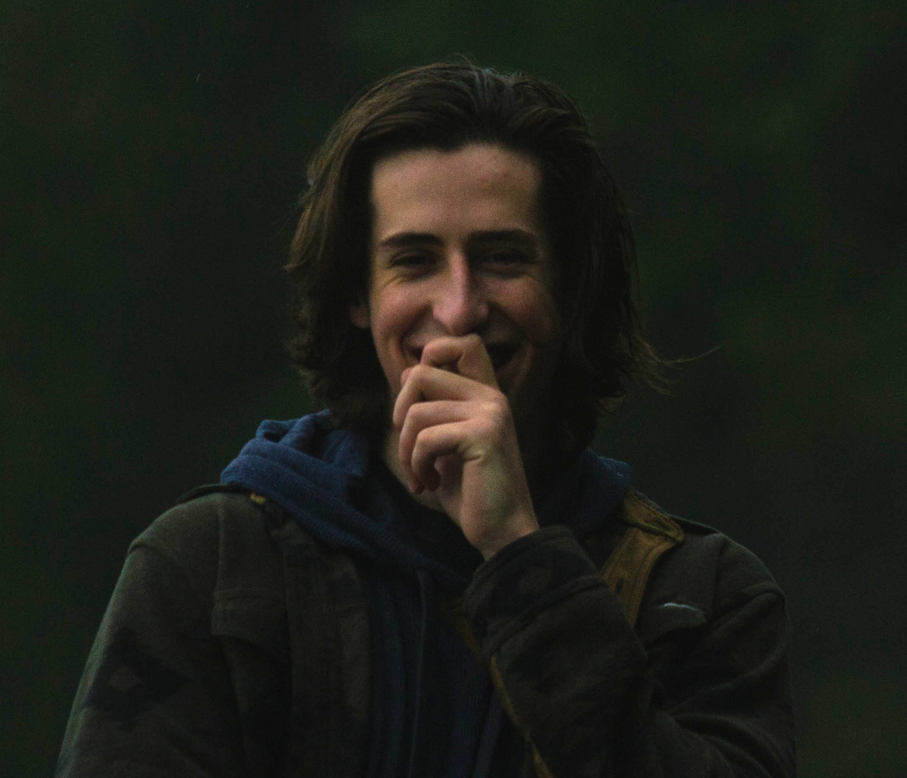
%> input picture MATLAB Assignment 1/me.tif, 907 x 778 px, shrunk from 2105 x 1805 before the run
$ octave Test.m   (GNU Octave 9; MATLAB toolbox functions it lacks are replaced by stand-ins)
%> lines starting %> are read from the running program, lines starting %| are printed output that depends on the picture; in (x1, y1, x2, y2) boxes, pixels count from 0 and x2, y2 are one past the last pixel; in counts of white or black regions, pixels touching at a corner belong together; the program's own positions count from 1
image = imread('me.tif');
image = rgb2gray(image(:,:,1:3));
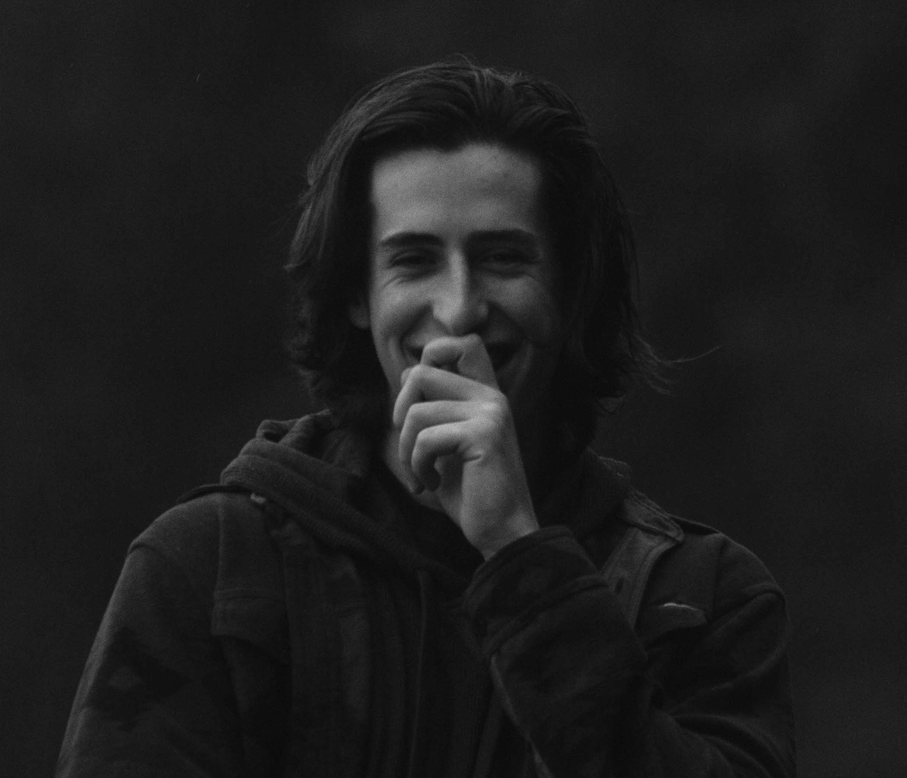
%> image: size 778x907 uint8; min 8, max 184, mean 29.2

BW = edge(image, 'Canny', 0.15)
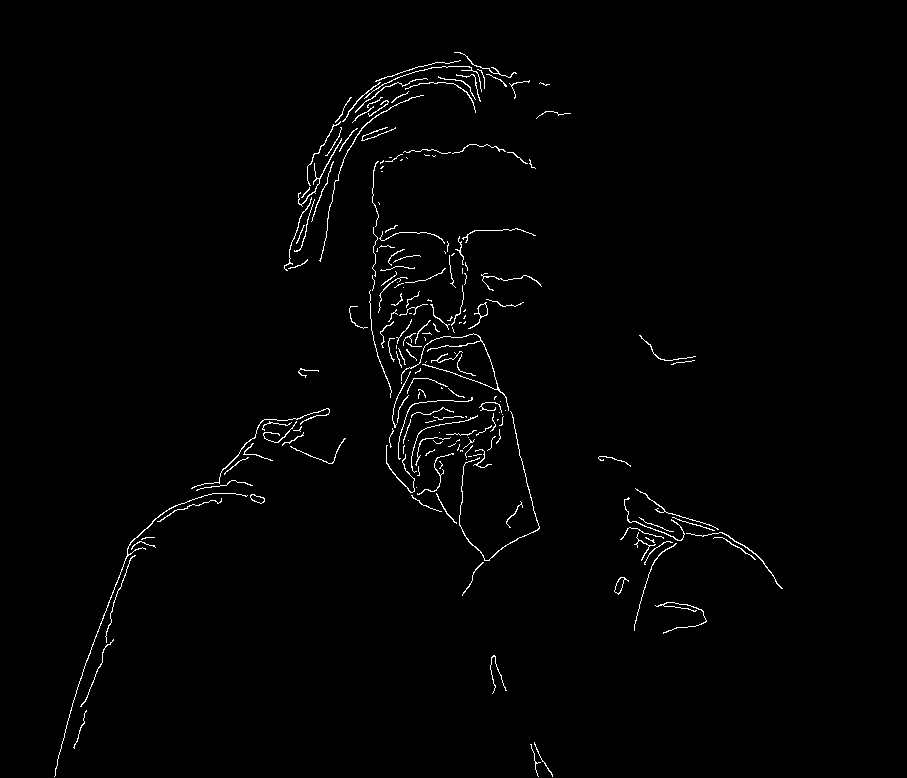
%> BW: size 778x907 logical; 1.3% white in thin lines or dots, all inside (x1, y1, x2, y2) = (54, 52, 783, 777)
image = image + (30*BW)
imshow(image)
